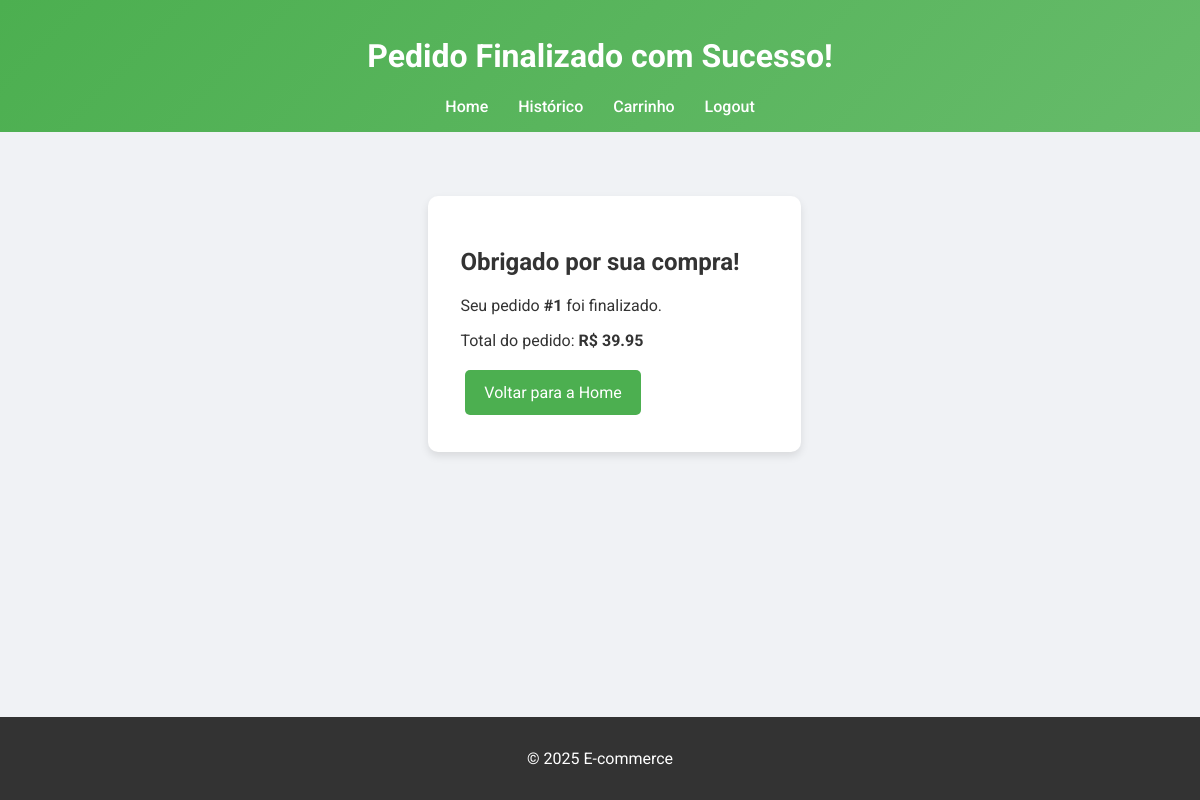
Before: /pedido_finalizado/1 with the older database file.
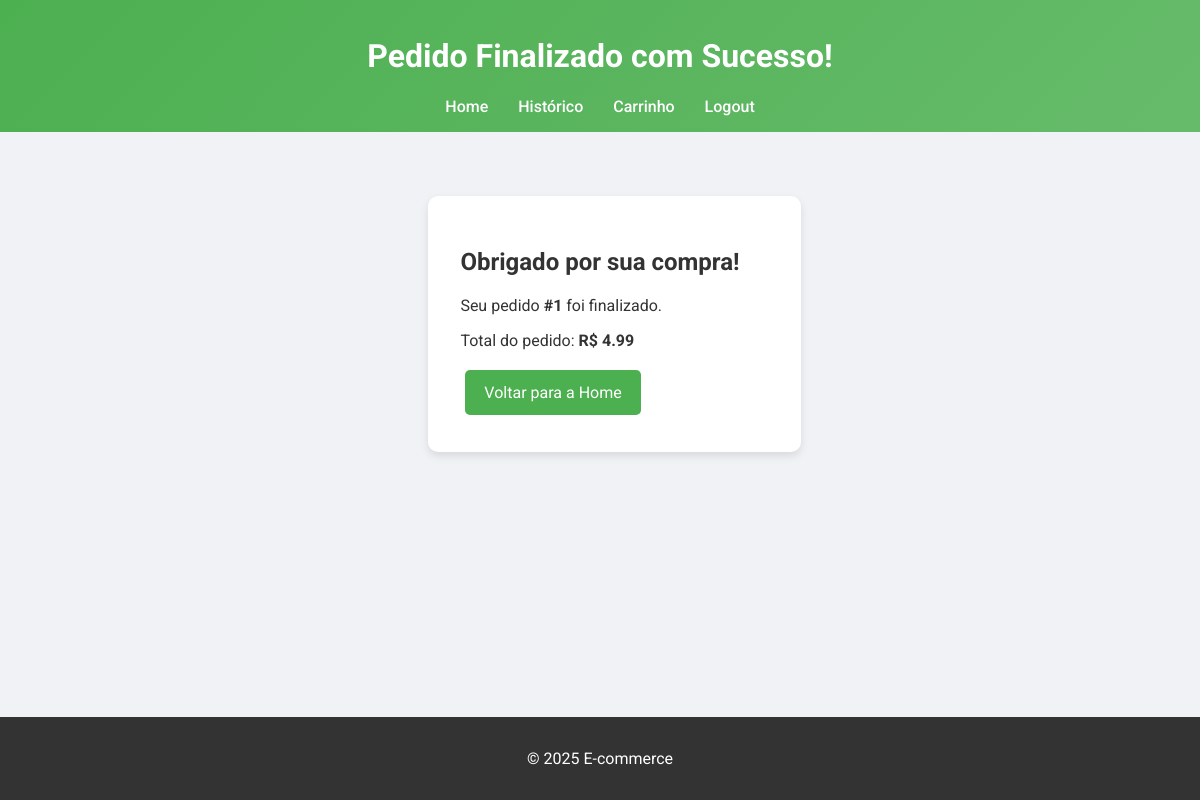
After: the same page with the newer database file.
### tables this page shows
CREATE TABLE pedidos (
                                    id INTEGER PRIMARY KEY AUTOINCREMENT,
                                    username TEXT NOT NULL,
                                    total REAL NOT NULL,
                                    data TIMESTAMP DEFAULT CURRENT_TIMESTAMP,
                                    status TEXT NOT NULL);

### controllers.py (the view)
@bp.route('/pedido_finalizado/<int:pedido_id>')
def pedido_finalizado(pedido_id):
    from models import DatabaseManager
    with DatabaseManager.get_connection() as conn:
        cursor = conn.cursor()
        cursor.execute("SELECT total FROM pedidos WHERE id = ?", (pedido_id,))
        pedido = cursor.fetchone()
    total = pedido[0] if pedido else 0
    return render_template('pedido_finalizado.html', pedido_id=pedido_id, total=total)

### models.py (called while the page is built)
    @staticmethod
    def get_connection():
        return sqlite3.connect(db_path)

### templates/pedido_finalizado.html (shortened to what this page needs)
<!DOCTYPE html>
<html lang="pt-BR">
  <head>
    <link rel="stylesheet" href="/static/style.css" />
  </head>
  <body>
    <header>
      <h1>Pedido Finalizado com Sucesso!</h1>
      <nav>
        <a href="/">Home</a>
        <a href="/historico">Histórico</a>
        <a href="/carrinho">Carrinho</a>
        <a href="/logout">Logout</a>
      </nav>
    </header>
    <main>
      <div class="pedido-finalizado">
        <h2>Obrigado por sua compra!</h2>
        <p>Seu pedido <strong>#{{ pedido_id }}</strong> foi finalizado.</p>
        <p>Total do pedido: <strong>R$ {{ total }}</strong></p>
        <a href="/" class="btn">Voltar para a Home</a>
      </div>
    </main>
    <footer>
      <p>&copy; 2025 E-commerce</p>
    </footer>
  </body>
</html>

Changed rows visible on the page:
changed pedidos: total "39.95" → "4.99"
